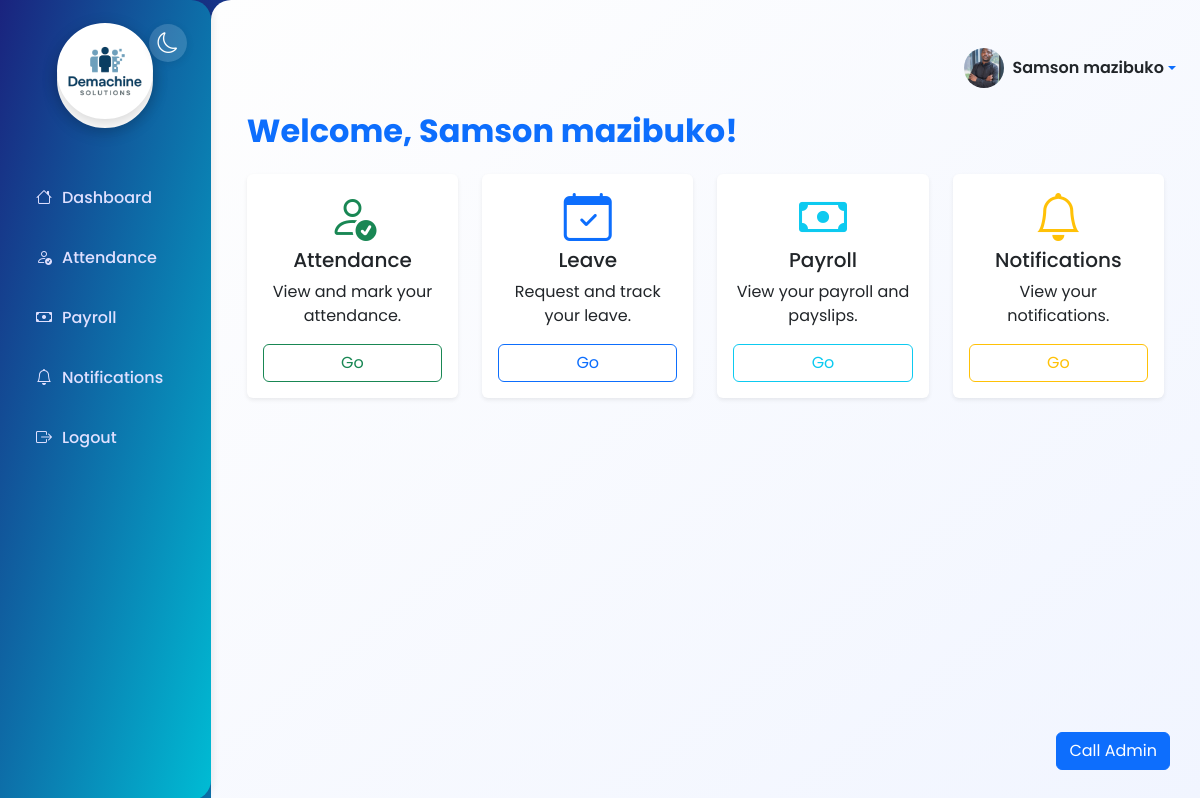
The app's page /dashboard (signed in) with its own data.
### models.py (models this page shows, shortened)
class User(db.Model, UserMixin):
    id = db.Column(db.Integer, primary_key=True)
    username = db.Column(db.String(80), unique=True, nullable=False)
    email = db.Column(db.String(120), unique=True, nullable=False)
    password_hash = db.Column(db.String(128), nullable=False)
    name = db.Column(db.String(100))
    phone = db.Column(db.String(20))
    role = db.Column(db.String(20), default='user')  # 'admin' or 'user'
    is_active = db.Column(db.Boolean, default=True)
    date_joined = db.Column(db.DateTime, default=datetime.utcnow)
    face_encoding = db.Column(db.PickleType)  # Store face encoding as binary
    profile_picture = db.Column(db.String(255))  # Filename of profile picture
    email_notifications = db.Column(db.Boolean, default=True)
    sms_notifications = db.Column(db.Boolean, default=False)
    is_verified = db.Column(db.Boolean, default=False)
    attendances = db.relationship('Attendance', backref='user', lazy=True)
    leaves = db.relationship('LeaveRequest', backref='user', lazy=True)
    payrolls = db.relationship('Payroll', backref='user', lazy=True)
    notifications = db.relationship('Notification', backref='user', lazy=True)

### app.py (the view)
@app.route('/dashboard')
@login_required
def dashboard():
    return render_template('dashboard.html')

### app.py (called while the page is built)
@login_manager.user_loader
def load_user(user_id):
    return User.query.get(int(user_id))

@app.before_request
def before_request():
    if current_user.is_authenticated:
        g.unread_notifications = Notification.query.filter_by(user_id=current_user.id, is_read=False).count()
    else:
        g.unread_notifications = 0

### templates/dashboard.html (shortened to what this page needs)
{% extends "layout.html" %}
{% block content %}
<div class="container-fluid">
  <h2 class="mb-4 fw-bold text-primary">Welcome, {{ current_user.name or current_user.username }}!</h2>
  <div class="row g-4">
    <div class="col-md-3">
      <div class="card shadow-sm border-0 text-center">
        <div class="card-body">
          <i class="bi bi-person-check display-5 text-success mb-2"></i>
          <h5 class="card-title">Attendance</h5>
          <p class="card-text">View and mark your attendance.</p>
          <a href="/attendance" class="btn btn-outline-success w-100">Go</a>
        </div>
      </div>
    </div>
    <div class="col-md-3">
      <div class="card shadow-sm border-0 text-center">
        <div class="card-body">
          <i class="bi bi-calendar-check display-5 text-primary mb-2"></i>
          <h5 class="card-title">Leave</h5>
          <p class="card-text">Request and track your leave.</p>
          <a href="/leave" class="btn btn-outline-primary w-100">Go</a>
        </div>
      </div>
    </div>
    <div class="col-md-3">
      <div class="card shadow-sm border-0 text-center">
        <div class="card-body">
          <i class="bi bi-cash display-5 text-info mb-2"></i>
          <h5 class="card-title">Payroll</h5>
          <p class="card-text">View your payroll and payslips.</p>
          <a href="/payroll" class="btn btn-outline-info w-100">Go</a>
        </div>
      </div>
    </div>
    <div class="col-md-3">
      <div class="card shadow-sm border-0 text-center">
        <div class="card-body">
          <i class="bi bi-bell display-5 text-warning mb-2"></i>
          <h5 class="card-title">Notifications</h5>
          <p class="card-text">View your notifications.</p>
          <a href="/notifications" class="btn btn-outline-warning w-100">Go</a>
        </div>
      </div>
    </div>
  </div>
</div>
{% endblock %}

### templates/layout.html (shortened to what this page needs)
<!DOCTYPE html>
<html lang="en">
<head>
    <link href="https://cdn.jsdelivr.net/npm/bootstrap@5.3.0/dist/css/bootstrap.min.css" rel="stylesheet">
    <link href="https://cdn.jsdelivr.net/npm/bootstrap-icons@1.10.5/font/bootstrap-icons.css" rel="stylesheet">
</head>
<body>
    <div class="d-flex">
        <div class="sidebar">
            <div class="brand" style="justify-content: center; text-align: center;">
                <div class="brand-logo" style="margin: 0 auto;">
                    <img src="{{ url_for('static', filename='images/Demachine solutions.png') }}" alt="Demachine solutions logo" style="width:96px; height:96px; object-fit:cover; border-radius:50%; border:4px solid #fff; box-shadow:0 4px 16px rgba(0,0,0,0.18); margin-bottom:18px; background:#fff;">
                </div>
            </div>
            <button class="theme-toggle" id="themeToggle" title="Toggle dark/light mode">
                <i class="bi bi-moon" id="themeIcon"></i>
            </button>
            <ul class="nav flex-column mt-4">
                {% if current_user.is_authenticated %}
                    <li class="nav-item"><a href="/dashboard" class="nav-link"><i class="bi bi-house"></i> Dashboard</a></li>
                    <li class="nav-item"><a href="/attendance" class="nav-link"><i class="bi bi-person-check"></i> Attendance</a></li>
                    <li class="nav-item"><a href="/payroll" class="nav-link"><i class="bi bi-cash"></i> Payroll</a></li>
                    <li class="nav-item"><a href="/notifications" class="nav-link"><i class="bi bi-bell"></i> Notifications
                    </a></li>
                    <li class="nav-item"><a href="/logout" class="nav-link"><i class="bi bi-box-arrow-right"></i> Logout</a></li>
                {% else %}
                    <li class="nav-item"><a href="/login" class="nav-link"><i class="bi bi-box-arrow-in-right"></i> Login</a></li>
                {% endif %}
            </ul>
        </div>
        <div class="main-content">
            <div class="d-flex justify-content-end align-items-center mb-3" style="min-height:56px;">
                <div class="dropdown">
                    <a href="#" class="d-flex align-items-center text-decoration-none dropdown-toggle" id="profileDropdown" data-bs-toggle="dropdown" aria-expanded="false">
                        {% if current_user.profile_picture %}
                            <img src="{{ url_for('static', filename='images/profiles/' + current_user.profile_picture) }}" alt="Profile" class="rounded-circle me-2" style="width:40px; height:40px; object-fit:cover;">
                        {% else %}
                            <img src="{{ url_for('static', filename='images/default_avatar.png') }}" alt="Profile" class="rounded-circle me-2" style="width:40px; height:40px; object-fit:cover;">
                        {% endif %}
                        <span class="fw-semibold text-dark">{{ current_user.name or current_user.username }}</span>
                    </a>
                </div>
            </div>
            {% block content %}{% endblock %}
        </div>
    </div>
    {% if current_user.is_authenticated and current_user.role != 'admin' %}
      <button onclick="callAdmin()" class="btn btn-primary" style="position:fixed;bottom:30px;right:30px;z-index:9999;">Call Admin</button>
    {% endif %}
</body>
</html>

### templates/layout.html (style rules this page uses)
:root { --primary: #1a237e; --secondary: #00bcd4; --accent: #ff9800; --bg-light: #f4f8fb; --bg-dark: #232a3b; --sidebar-width: 250px; }
html, body { min-height: 100vh; font-family: 'Poppins', Arial, sans-serif; background: linear-gradient(135deg, var(--primary) 0%, var(--secondary) 100%); color: #222; }
.sidebar { background: linear-gradient(to bottom right, var(--primary), var(--secondary)); color: #fff; width: var(--sidebar-width); min-height: 100vh; padding: 32px 18px 18px 18px; box-shadow: 2px 0 8px rgba(0,0,0,0.08); border-top-right-radius: 20px; border-bottom-right-radius: 20px; position: relative; }
.sidebar .brand { display: flex; align-items: center; margin-bottom: 2.5rem; justify-content: center; text-align: center; }
.sidebar .brand-logo { width: 96px; height: 96px; border-radius: 50%; border: 4px solid #fff; box-shadow: 0 4px 16px rgba(0,0,0,0.18); margin-bottom: 18px; background: #fff; display: flex; align-items: center; justify-content: center; font-size: 2rem; font-weight: 700; color: #fff; margin-right: 1rem; }
.sidebar .nav-link { color: #e0e0ff; font-weight: 500; padding: 12px 18px; margin: 6px 0; border-radius: 12px; display: flex; align-items: center; transition: background-color 0.3s, color 0.2s, transform 0.2s; }
.sidebar .nav-link i { margin-right: 10px; }
.theme-toggle { position: absolute; top: 1.5rem; right: 1.5rem; background: rgba(255,255,255,0.15); border-radius: 50%; border: none; width: 38px; height: 38px; display: flex; align-items: center; justify-content: center; font-size: 1.3rem; color: #fff; box-shadow: 0 2px 8px rgba(0,0,0,0.08); transition: background 0.2s; }
.main-content { padding: 40px 24px; width: 100%; background: linear-gradient(to bottom right, #fefefe, #f1f5ff); border-top-left-radius: 20px; min-height: 100vh; }

### records on screen
User: profile_picture (picture), name "Samson mazibuko"
